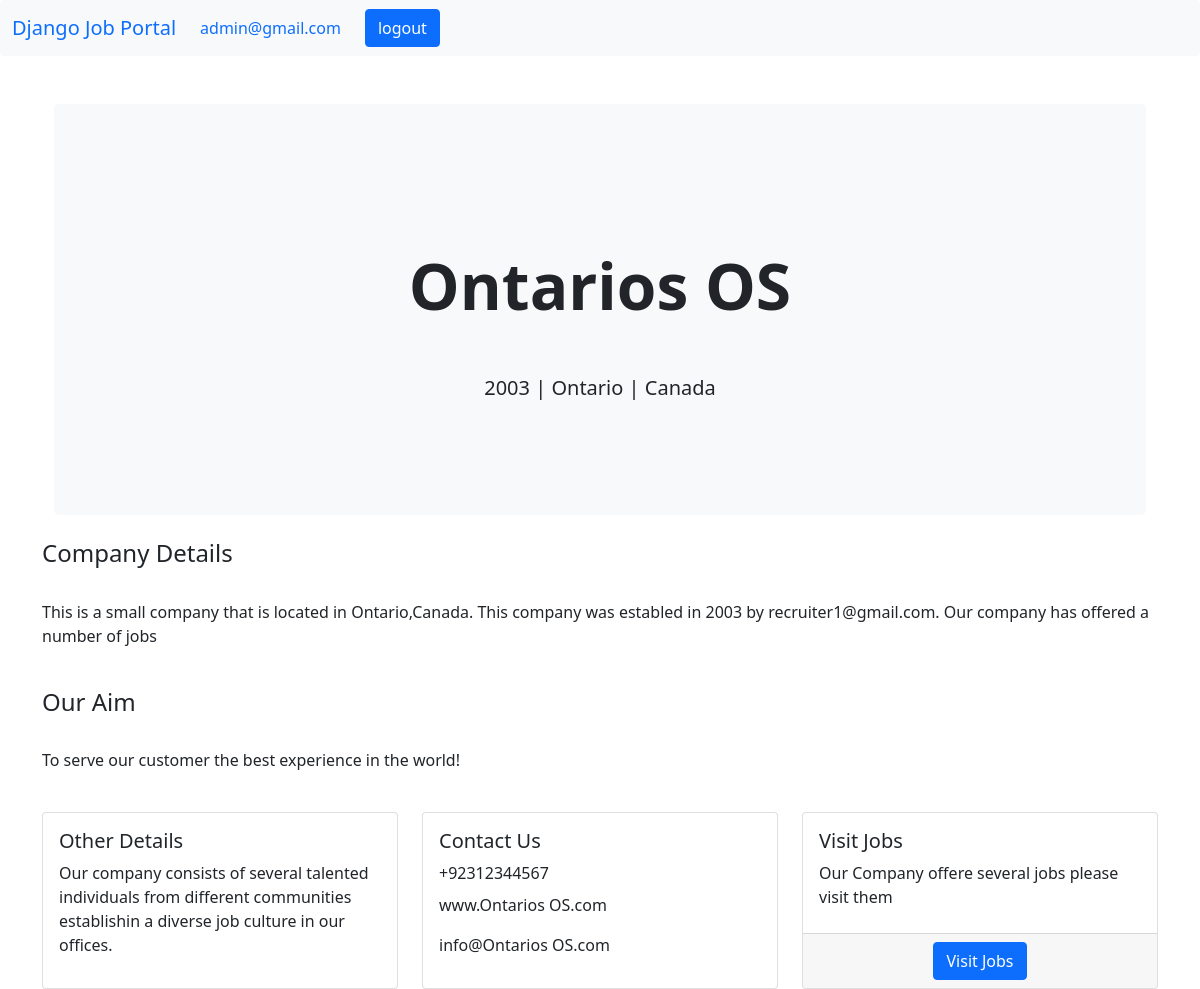
Screenshot of /company/company-details/2 (signed in) with the database file from the repository.
### users/models.py (models this page shows)
class User(AbstractUser):
    email = models.EmailField(unique=True)
    is_recruiter=models.BooleanField(default=False)
    is_applicant=models.BooleanField(default=False)
    has_resume=models.BooleanField(default=False)
    has_company=models.BooleanField(default=False)

### job/models.py (models this page shows, shortened)
class Job(models.Model):
    job_type_choices=(
        ('Remote','Remote'),
        ('Onsite','Onsite'),
        ('Hybrid','Hybrid')
    )
    user=models.ForeignKey(User,on_delete=models.CASCADE)
    company=models.ForeignKey(Company,on_delete=models.CASCADE)
    title = models.CharField(max_length=100)
    city=models.CharField(max_length=100)
    salary=models.PositiveIntegerField(default=35000)
    requirements=models.TextField()
    ideal_candidates=models.TextField()
    is_available=models.BooleanField(default=True)
    timestamp=models.DateTimeField(auto_now_add=True)
    industry=models.ForeignKey(Industry,on_delete=models.DO_NOTHING,null=True,blank=True)
    state=models.ForeignKey(State,on_delete=models.DO_NOTHING,null=True,blank=True)
    job_type=models.CharField(max_length=20,choices=job_type_choices,null=True,blank=True)

### company/models.py (models this page shows, shortened)
class Company(models.Model):
    user=models.OneToOneField(User,on_delete=models.CASCADE)
    name=models.CharField(max_length=100,null=True,blank=True)
    est_date=models.CharField(max_length=100,null=True,blank=True)
    city=models.CharField(max_length=100,null=True,blank=True)
    state=models.CharField(max_length=100,null=True,blank=True)

### company/views.py (the view)
# urls.py: path('company-details/<int:pk>',views.company_details,name='company-details'),
def company_details(request,pk):
    job=Job.objects.get(pk=pk)
    context={'job':job}
    return render(request,'company/company_details.html',context)

### templates/company/company_details.html
{% extends "base.html" %}
{% load humanize %}
{% block content %}
<section class="container mt-5">
    <div class="p-5 mb-4 bg-light rounded-3">
        <div class="container-fluid py-5">
            <h2 class="my-5 display-3 fw-bold ls-dark text-center">{{job.company.name}}</h2>
            <p class="text-center fs-5 mt-3">
                {{job.company.est_date}} | {{job.company.city}} | {{job.company.state}}
            </p>
        </div>
    </div>
</section>
<div>
    <section>
    <h4>Company Details</h4><br>
    <p> This is a small company that is located in {{job.company.city}},{{job.company.state}}. This company was establed in {{job.company.est_date}} by {{job.company.user.email}}. Our company has offered a number of jobs</p>
    </section>
</div><br>
<div>
    <section>
    <h4>Our Aim</h4><br>
    <p> To serve our customer the best experience in the world! </p>
    </section>
</div><br>
<div class="row row-cols-1 row-cols-md-3 g-4">
    <div class="col">
        <div class="card h-100">
            <div class="card-body">
                <h5 class="card-title">Other Details</h5>
                <p class="card-text"> Our company consists of several talented individuals from different communities establishin a diverse job culture in our offices.</p>
            </div>
        </div>
    </div>
    <div class="col">
        <div class="card h-100">
            <div class="card-body">
                <h5 class="card-title">Contact Us</h5>
                <p class="card-title">+92312344567</p>
                <p class="card-text"> www.{{job.company.name}}.com</p>
                <p class="card-text"> info@{{job.company.name}}.com</p>
            </div>
        </div>
    </div>
    <div class="col">
        <div class="card h-100">
            <div class="card-body">
                <h5 class="card-title">Visit Jobs</h5>
                <p class="card-title">Our Company offere several jobs please visit them </p>
            </div>
            <div class="card-footer text-center">
                <a class="btn btn-primary btn-small" href="{% url 'job-listing' %}">Visit Jobs</a>
            </div>
        </div>
    </div>
</div>
{% endblock content %}

### templates/base.html (shortened to what this page needs)
<!doctype <!DOCTYPE html>
{% load widget_tweaks %}
<html lang="en">
    <head>
        <link href="https://cdn.jsdelivr.net/npm/bootstrap@5.0.2/dist/css/bootstrap.min.css" rel="stylesheet"
 crossorgin="anonymous">
    </head>
    <body>
            <nav class="navbar navbar-expand-lg bg-body-tertiary bg-light rounded" aria-label="Eleventh navbar example">
              <div class="container-fluid">
                <a class="navbar-brand" href="{% url 'home' %}">Django Job Portal</a>
                <div class="collapse navbar-collapse" id="navbarsExample09">
                  {% if request.user.is_authenticated %}
                    <ul class="navbar-nav">
                    <li class="nav-item">
                        <a class="nav-link" href="{% url 'dashboard' %}" >{{request.user.email}}</a>
                    </li>
                    </ul>
                    <div class="text-end">
                        <a type="button" class="btn btn-primary" href={% url 'logout' %}>logout</a>
                    </div>
                    </div>
                    {% endif %}
                </div>
            </nav>
        <div class="container mt-5">
            {% block content %}
            {% endblock content %}
        </div>
    </body>
</html>

### rows the page displays
User: user.email "admin@gmail.com"
Job: company.name "Ontarios OS", company.est_date "2003", company.city "Ontario", company.state "Canada", company.user.email "recruiter1@gmail.com"
